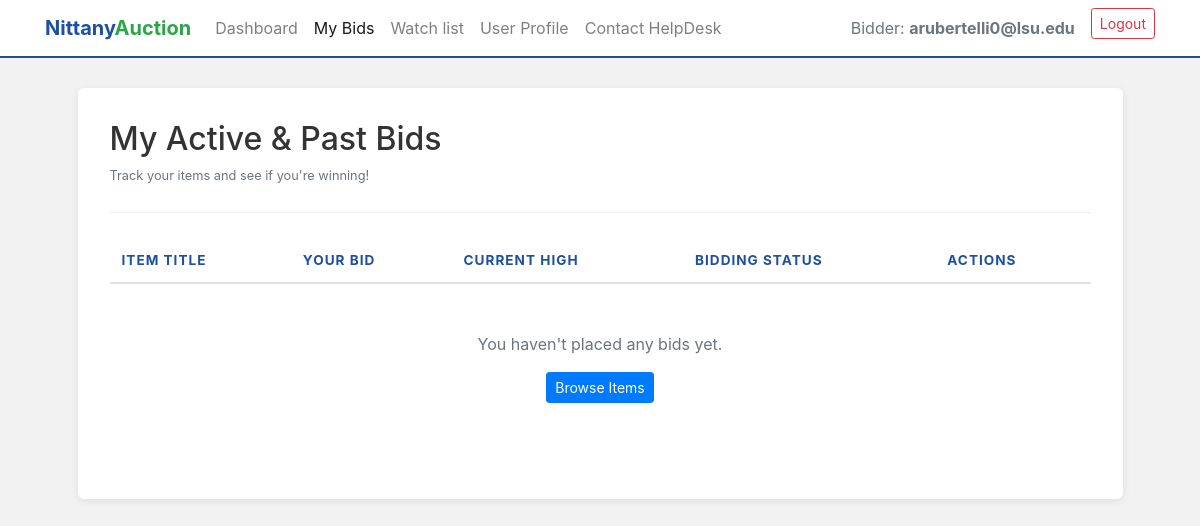
The page /my-bids (signed in) on the database as committed earlier.
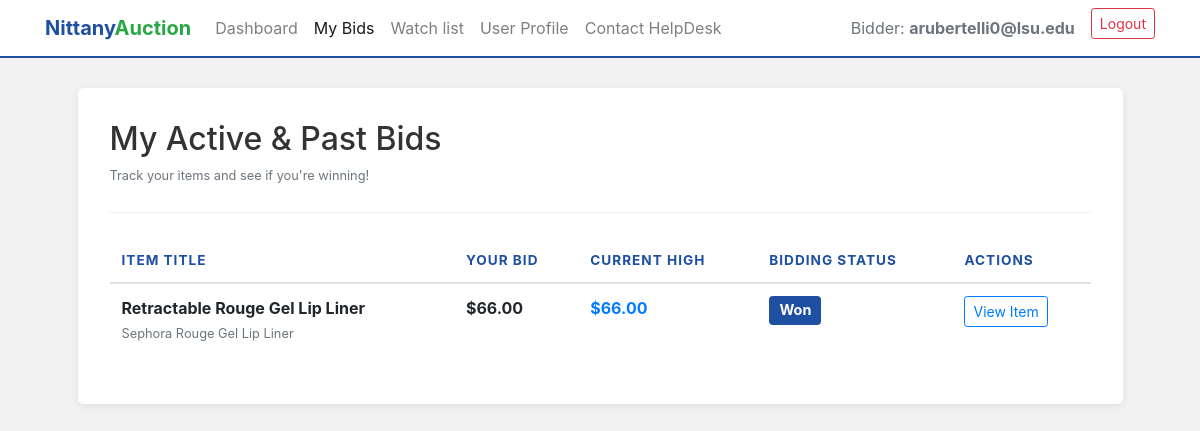
The same page on the database as committed later.
### tables this page shows
CREATE TABLE Bids (
    bid_id INT PRIMARY KEY,
    bidder_email VARCHAR(255) NOT NULL,
    listing_id INT NOT NULL,
    bid_price DECIMAL(10,2) NOT NULL,
    FOREIGN KEY (bidder_email) REFERENCES Bidders(email),
    FOREIGN KEY (listing_id) REFERENCES Auction_Listings(Listing_ID)
);

CREATE TABLE "Auction_Listings"
(
    Seller_Email        text,
    Listing_ID          integer,
    Category            text,
    Auction_Title       text,
    Product_Name        text,
    Product_Description text,
    Quantity            integer,
    Reserve_Price       real,
    Max_bids            integer,
    Status              integer,
    PRIMARY KEY (Seller_Email, Listing_ID)
);

### app.py (the view)
@app.route('/my-bids', methods=['GET'])
def my_bids():
    user_email = session.get('email')
    if not user_email:
        return redirect(url_for('authenticate'))
    connection = get_connection()
    connection.row_factory = sqlite3.Row
    cursor = connection.cursor()
    cursor.execute('''
                   SELECT A.Listing_ID,
                          A.Auction_Title,
                          A.Product_Name,
                          B.bid_price,
                          A.Status AS Auction_Status,
                          (SELECT MAX(Bid_Price)
                           FROM Bids
                           WHERE Listing_ID = B.listing_id) AS Current_High_Bid
                   FROM Bids B JOIN Auction_Listings A ON B.listing_id = A.Listing_ID
                   WHERE B.bidder_email = ?
                   ORDER BY B.bid_id DESC
                   ''', (user_email,))
    raw_results = cursor.fetchall()
    connection.close()
    processed_bids = []
    for row in raw_results:
        bid = dict(row)
        user_price = bid['bid_price']
        max_price = bid['Current_High_Bid']
        auction_status = bid['Auction_Status']
        print(user_price, max_price, auction_status)
        if user_price < max_price:
            bid['display_status'] = "Outbid"
            bid['status_color'] = "text-danger"
        elif user_price == max_price:
            if auction_status == 1:
                bid['display_status'] = "Leading"
                bid['status_color'] = "text-success"
            elif auction_status == 2:
                bid['display_status'] = "Won"
                bid['status_color'] = "text-primary"
            elif auction_status == 3:
                bid['display_status'] = "Reserve Not Met"
                bid['status_color'] = "text-warning"
            else:
                bid['display_status'] = "Auction Ended"
                bid['status_color'] = "text-muted"
        processed_bids.append(bid)
    return render_template('my-bids.html', email=user_email, listings=processed_bids)

### app.py (called while the page is built)
def get_connection():
    conn = sql.connect(DB_NAME)
    return conn

### templates/my-bids.html (shortened to what this page needs)
<!DOCTYPE html>
<html lang="en">
<head>
    <link rel="stylesheet"
          href="https://stackpath.bootstrapcdn.com/bootstrap/4.4.1/css/bootstrap.min.css"
>
</head>
<body>
<nav class="navbar navbar-expand-lg navbar-light">
    <div class="container">
        <a class="navbar-brand brand-text" href="/bidder">
            <span class="nittany">Nittany</span><span class="auction">Auction</span>
        </a>
        <div class="collapse navbar-collapse" id="bidderNavbar">
<ul class="navbar-nav mr-auto">
                <li class="nav-item">
                    <a class="nav-link" href="/bidder">Dashboard</a>
                </li>
                <li class="nav-item">
                    <a class="nav-link active" href="/my-bids">My Bids</a>
                </li>
                <li class="nav-item">
                    <a class="nav-link" href="/watchlist">Watch list</a>
                </li>
                <li>
                    <a class="nav-link" href="/profile">
                        User Profile
                    </a>
                </li>
                                <li class="nav-item">
                    <a class="nav-link" href="/support">Contact HelpDesk</a>
                </li>
            </ul>
            <ul class="navbar-nav ml-auto">
                <li class="nav-item">
                    <span class="nav-link text-muted">Bidder: <strong>{{ email }}</strong></span>
                </li>
                <li class="nav-item">
                    <a class="btn btn-sm btn-outline-danger ml-2" href="/login">Logout</a>
                </li>
            </ul>
        </div>
    </div>
</nav>
<div class="container">
    <div class="row justify-content-center">
        <div class="col-md-11 dashboard-card">
            <div class="section-header">
                <h2>My Active & Past Bids</h2>
                <p class="text-muted small">Track your items and see if you're winning!</p>
            </div>
            <div class="table-responsive">
                <table class="table table-hover">
                    <thead>
                        <tr>
                            <th>Item Title</th>
                            <th>Your Bid</th>
                            <th>Current High</th>
                            <th>Bidding Status</th>
                            <th>Actions</th>
                        </tr>
                    </thead>
                    <tbody>
                      {% for bid in listings %}
                        <tr>
                          <td>
                              <strong>{{ bid.Auction_Title }}</strong><br>
                              <small class="text-muted">{{ bid.Product_Name }}</small>
                          </td>
                          <td><strong>${{ "{:,.2f}".format(bid.bid_price | float) }}</strong></td>
                          <td class="text-primary font-weight-bold">
                              ${{ "{:,.2f}".format(bid.Current_High_Bid | float) }}
                          </td>
                          <td>
                              {% if bid.display_status == "Leading" %}
                                  <span class="badge badge-success">Leading</span>
                              {% elif bid.display_status == "Won" %}
                                  <span class="badge badge-primary" style="background-color: #1e4fa1;">Won</span>
                              {% elif bid.display_status == "Outbid" %}
                                  <span class="badge badge-danger">Outbid</span>
                              {% else %}
                                  <span class="badge badge-secondary">{{ bid.display_status }}</span>
                              {% endif %}
                          </td>
                          <td>
                              <a href="/item-details?item={{ bid.Listing_ID }}"
                                 class="btn btn-sm btn-outline-primary">View Item</a>
                          </td>
                        </tr>
                      {% else %}
                        <tr>
                            <td colspan="5" class="text-center py-5 text-muted">
                                You haven't placed any bids yet. <br>
                                <a href="/bidder" class="btn btn-primary btn-sm mt-3">Browse Items</a>
                            </td>
                        </tr>
                      {% endfor %}

### templates/my-bids.html (style rules this page uses)
body { background-color: #f2f2f2; }
.navbar { background-color: white; border-bottom: 2px solid #1e4fa1; margin-bottom: 30px; }
.brand-text .nittany { color: #1e4fa1; font-weight: bold; }
.brand-text .auction { color: #28a745; font-weight: bold; }
.dashboard-card { background: white; border-radius: 6px; box-shadow: 0 2px 8px rgba(0,0,0,0.08); padding: 2rem; margin-bottom: 50px; }
.section-header { color: #333; border-bottom: 1px solid #eee; padding-bottom: 10px; margin-bottom: 25px; }
.table thead th { border-top: none; color: #1e4fa1; text-transform: uppercase; font-size: 0.85rem; letter-spacing: 1px; }
.badge { font-size: 90%; padding: 0.5em 0.7em; }

Rows that differ between the two databases and show on the page:
added Bids: bidder_email "arubertelli0@lsu.edu", Auction_Title "Retractable Rouge Gel Lip Liner", Product_Name "Sephora Rouge Gel Lip Liner", bid_price "66.00", Current_High_Bid "66.00"
Other text that changed with them:
{{ email }}: "arubertelli0@lsu.edu" → (not shown)
text no longer shown: "You haven't placed any bids yet. Browse Items"
